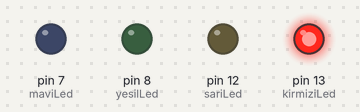
Recording of a sketch running on a simulated Arduino Uno, built with avr-gcc and run on an emulated ATmega328P. Parts: output pins drawn as LEDs (lit = HIGH).

Above: at 0.02 s.
At 0.72 s:
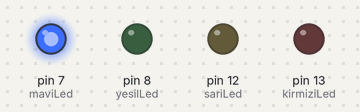
At 1.47 s:
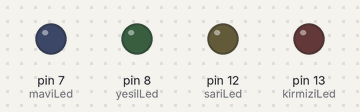
At 2.22 s:
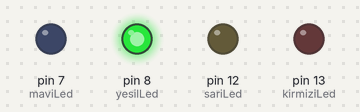
At 2.92 s:
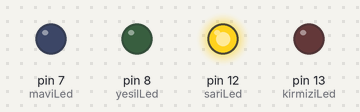
Timing chart, 0 to 3.2 s (numbered marks = the images above):
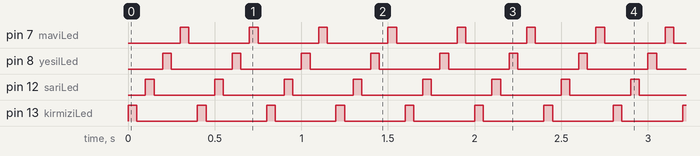

The sketch:

Blink.ino
```cpp
int kirmiziLed=13;
int sariLed=12;
int yesilLed=8;
int maviLed=7;


void setup() {
  // put your setup code here, to run once:
  pinMode(kirmiziLed,OUTPUT);
  pinMode(sariLed,OUTPUT);
  pinMode(yesilLed,OUTPUT);
  pinMode(maviLed,OUTPUT);
  digitalWrite(kirmiziLed,HIGH);

}

void loop() {
  // put your main code here, to run repeatedly:
  digitalWrite(kirmiziLed,HIGH);
  delay(50);
  digitalWrite(kirmiziLed,LOW);
  delay(50);
  digitalWrite(sariLed,HIGH);
  delay(50);
  digitalWrite(sariLed,LOW);
  delay(50);
  digitalWrite(yesilLed,HIGH);
  delay(50);
  digitalWrite(yesilLed,LOW);
  delay(50);
  digitalWrite(maviLed,HIGH);
  delay(50);
  digitalWrite(maviLed,LOW);
  delay(50);

}
```

Measured:
- by itself, pin 7 (maviLed), pin 8 (yesilLed), pin 12 (sariLed), pin 13 (kirmiziLed): alternates HIGH for 0.05 s and LOW for 0.35 s
